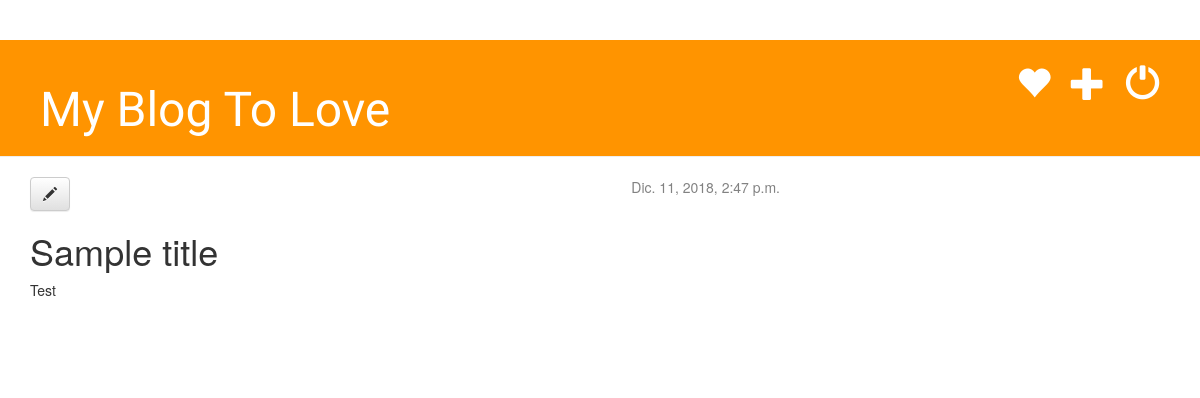
The page /post/1/ (signed in) on the database as committed earlier.
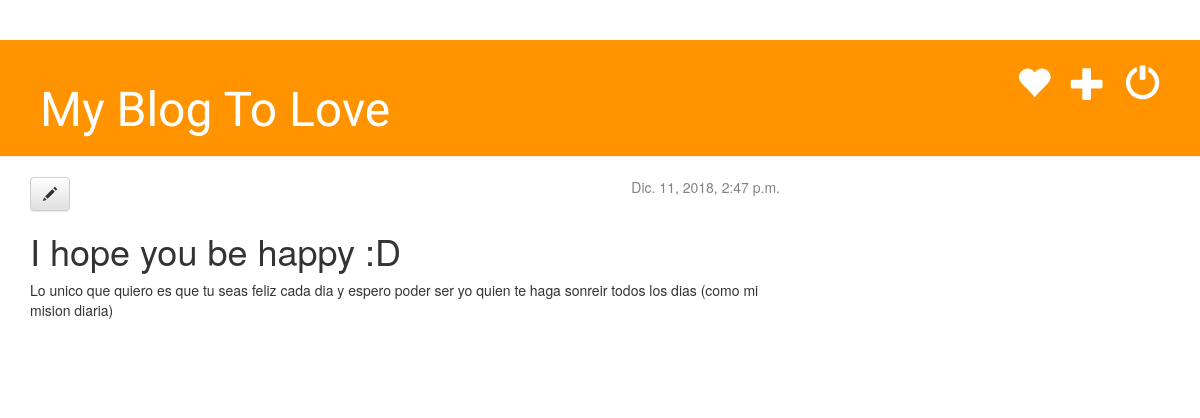
The same page on the database as committed later.
### blog/models.py (models this page shows, shortened)
class Post(models.Model):
    User = get_user_model()
    author = models.ForeignKey(User, default='User', on_delete=models.CASCADE)
    title = models.CharField(max_length=200)
    text = models.TextField()
    created_date = models.DateTimeField(default=timezone.now)
    published_date = models.DateTimeField(blank=True, null=True)

### blog/views.py (the view)
# urls.py: path('post/<int:pk>/', login_required(views.post_detail), name='post_detail'),
def post_detail(request, pk):
    post = get_object_or_404(Post,pk=pk)
    return render(request, 'blog/post_detail.html', {'post': post})

### templates/blog/post_detail.html (shortened to what this page needs)
{% extends 'base/base.html' %}
{% block content %}
    <div class="post">
        {% if post.published_date %}
            <div class="date">
                {{ post.published_date }}
            </div>
        {% endif %}
        <a class="btn btn-default" href="{% url 'blog:post_edit' pk=post.pk %}"><span class="glyphicon glyphicon-pencil"></span></a>
        <h1>{{ post.title }}</h1>
        <p>{{ post.text|linebreaksbr }}</p>
    </div>
{% endblock %}

Rows that differ between the two databases and show on the page:
changed Post: title "Sample title" → "I hope you be happy :D"; text "Test" → "Lo unico que quiero es que tu seas feliz cada dia y espero poder ser yo quien te haga sonreir todos los dias (como mi mision diaria)"
